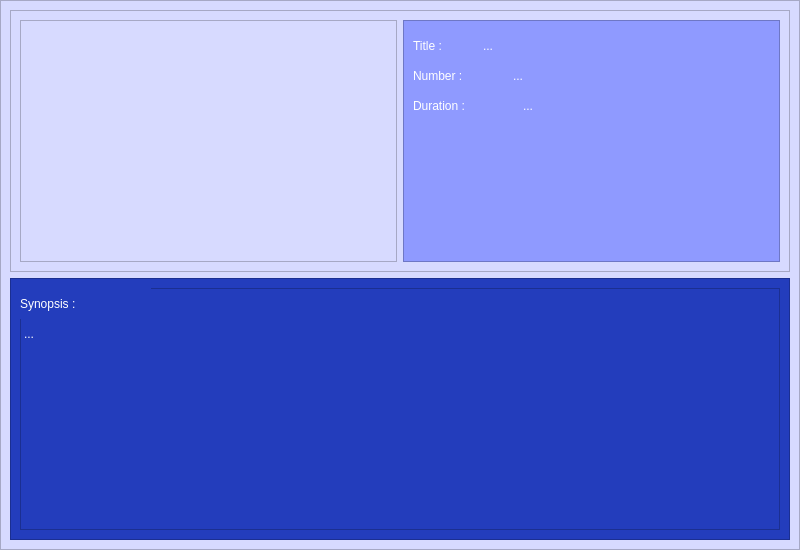
<?xml version="1.0" encoding="UTF-8"?>
<ui version="4.0">
 <class>PageOneEpisode</class>
 <widget class="QWidget" name="PageOneEpisode">
  <property name="geometry">
   <rect>
    <x>0</x>
    <y>0</y>
    <width>800</width>
    <height>550</height>
   </rect>
  </property>
  <property name="minimumSize">
   <size>
    <width>800</width>
    <height>550</height>
   </size>
  </property>
  <property name="maximumSize">
   <size>
    <width>800</width>
    <height>550</height>
   </size>
  </property>
  <property name="windowTitle">
   <string>Form</string>
  </property>
  <widget class="QFrame" name="frame">
   <property name="geometry">
    <rect>
     <x>0</x>
     <y>0</y>
     <width>800</width>
     <height>550</height>
    </rect>
   </property>
   <property name="minimumSize">
    <size>
     <width>800</width>
     <height>550</height>
    </size>
   </property>
   <property name="maximumSize">
    <size>
     <width>800</width>
     <height>550</height>
    </size>
   </property>
   <property name="styleSheet">
    <string notr="true">background-color : #d7daff; font: 14pt &quot;Calibri&quot;;
color: white;</string>
   </property>
   <property name="frameShape">
    <enum>QFrame::StyledPanel</enum>
   </property>
   <property name="frameShadow">
    <enum>QFrame::Raised</enum>
   </property>
   <layout class="QVBoxLayout" name="verticalLayout">
    <item>
     <widget class="QFrame" name="frameUp">
      <property name="frameShape">
       <enum>QFrame::StyledPanel</enum>
      </property>
      <property name="frameShadow">
       <enum>QFrame::Raised</enum>
      </property>
      <layout class="QHBoxLayout" name="horizontalLayout">
       <item>
        <widget class="QFrame" name="frameImage">
         <property name="frameShape">
          <enum>QFrame::StyledPanel</enum>
         </property>
         <property name="frameShadow">
          <enum>QFrame::Raised</enum>
         </property>
        </widget>
       </item>
       <item>
        <widget class="QFrame" name="frameDetails">
         <property name="styleSheet">
          <string notr="true">background-color : #8f9aff;</string>
         </property>
         <property name="frameShape">
          <enum>QFrame::StyledPanel</enum>
         </property>
         <property name="frameShadow">
          <enum>QFrame::Raised</enum>
         </property>
         <widget class="QLabel" name="labelTitle">
          <property name="geometry">
           <rect>
            <x>10</x>
            <y>10</y>
            <width>61</width>
            <height>31</height>
           </rect>
          </property>
          <property name="styleSheet">
           <string notr="true"/>
          </property>
          <property name="text">
           <string>Title :</string>
          </property>
         </widget>
         <widget class="QLabel" name="labelNumber">
          <property name="geometry">
           <rect>
            <x>10</x>
            <y>40</y>
            <width>91</width>
            <height>31</height>
           </rect>
          </property>
          <property name="styleSheet">
           <string notr="true"/>
          </property>
          <property name="text">
           <string>Number :</string>
          </property>
         </widget>
         <widget class="QLabel" name="labelDuration">
          <property name="geometry">
           <rect>
            <x>10</x>
            <y>70</y>
            <width>101</width>
            <height>31</height>
           </rect>
          </property>
          <property name="styleSheet">
           <string notr="true"/>
          </property>
          <property name="text">
           <string>Duration :</string>
          </property>
         </widget>
         <widget class="QLabel" name="title">
          <property name="geometry">
           <rect>
            <x>80</x>
            <y>10</y>
            <width>61</width>
            <height>31</height>
           </rect>
          </property>
          <property name="styleSheet">
           <string notr="true"/>
          </property>
          <property name="text">
           <string>...</string>
          </property>
         </widget>
         <widget class="QLabel" name="number">
          <property name="geometry">
           <rect>
            <x>110</x>
            <y>40</y>
            <width>61</width>
            <height>31</height>
           </rect>
          </property>
          <property name="styleSheet">
           <string notr="true"/>
          </property>
          <property name="text">
           <string>...</string>
          </property>
         </widget>
         <widget class="QLabel" name="duration">
          <property name="geometry">
           <rect>
            <x>120</x>
            <y>70</y>
            <width>61</width>
            <height>31</height>
           </rect>
          </property>
          <property name="styleSheet">
           <string notr="true"/>
          </property>
          <property name="text">
           <string>...</string>
          </property>
         </widget>
        </widget>
       </item>
      </layout>
     </widget>
    </item>
    <item>
     <widget class="QFrame" name="frameDown">
      <property name="styleSheet">
       <string notr="true">background-color : #233dbc</string>
      </property>
      <property name="frameShape">
       <enum>QFrame::StyledPanel</enum>
      </property>
      <property name="frameShadow">
       <enum>QFrame::Raised</enum>
      </property>
      <layout class="QHBoxLayout" name="horizontalLayout_2">
       <item>
        <widget class="QFrame" name="frameSynopsis">
         <property name="frameShape">
          <enum>QFrame::StyledPanel</enum>
         </property>
         <property name="frameShadow">
          <enum>QFrame::Raised</enum>
         </property>
         <widget class="QLabel" name="labelSynopsis">
          <property name="geometry">
           <rect>
            <x>0</x>
            <y>0</y>
            <width>131</width>
            <height>31</height>
           </rect>
          </property>
          <property name="text">
           <string>Synopsis :</string>
          </property>
         </widget>
         <widget class="QLabel" name="synopsis">
          <property name="geometry">
           <rect>
            <x>4</x>
            <y>39</y>
            <width>741</width>
            <height>201</height>
           </rect>
          </property>
          <property name="text">
           <string>...</string>
          </property>
          <property name="alignment">
           <set>Qt::AlignLeading|Qt::AlignLeft|Qt::AlignTop</set>
          </property>
         </widget>
        </widget>
       </item>
      </layout>
     </widget>
    </item>
   </layout>
  </widget>
 </widget>
 <resources/>
 <connections/>
</ui>
